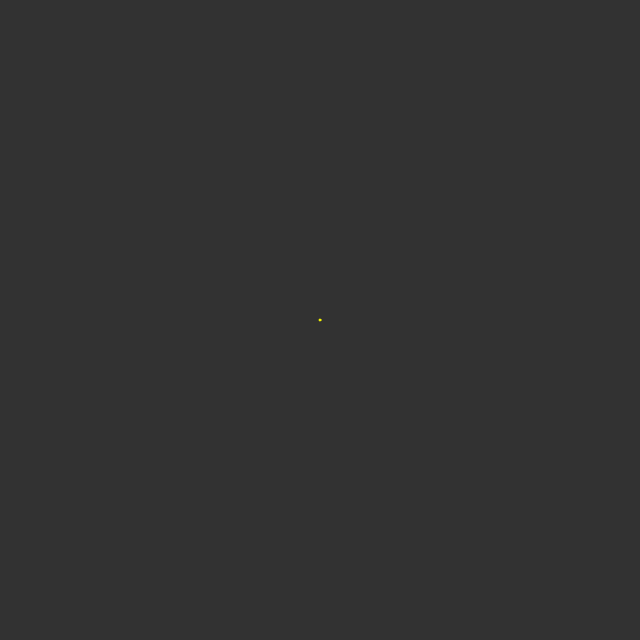
Frame 1 (no input)
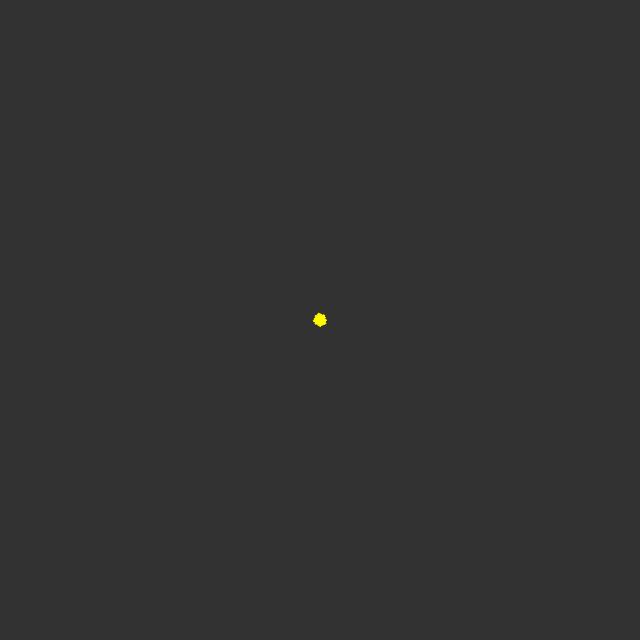
Frame 60 (no input)
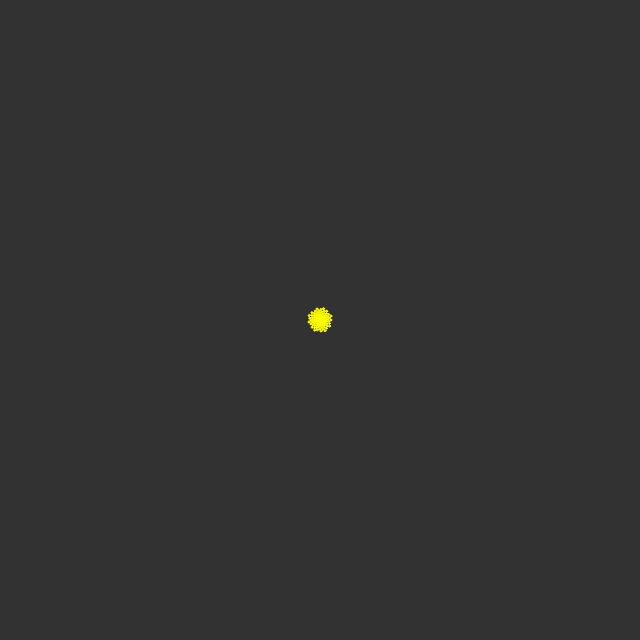
Frame 120 (the mouse pressed at the canvas centre since frame 60)

The p5.js sketch that drew these frames (run headless with seeded random() and noise() and a simulated clock; from frame 60 on, the mouse is pressed at the canvas centre):

// p5.js sketch
// ── sketch.js
let angle = 137.5;
let rotation = 0;
let radius = 0;

let lastPoint;

let brightiness = 255;

function setup(){
	createCanvas(640,640);
	background(50);
	angleMode(DEGREES);

	lastPoint = createVector(width/2, height/2);
}

function draw(){
	fill(brightiness,brightiness,0);
	stroke(brightiness,brightiness,0);

	let x = sin(rotation)*radius+width/2;
	let y = cos(rotation)*radius+height/2;

	ellipse(x, y, 2);
	//line(lastPoint.x, lastPoint.y, x, y);

	lastPoint.x = x;
	lastPoint.y = y;
	radius += 0.1;
	rotation += angle;

	if(frameCount % 20 == 0)
		brightiness--;
}
